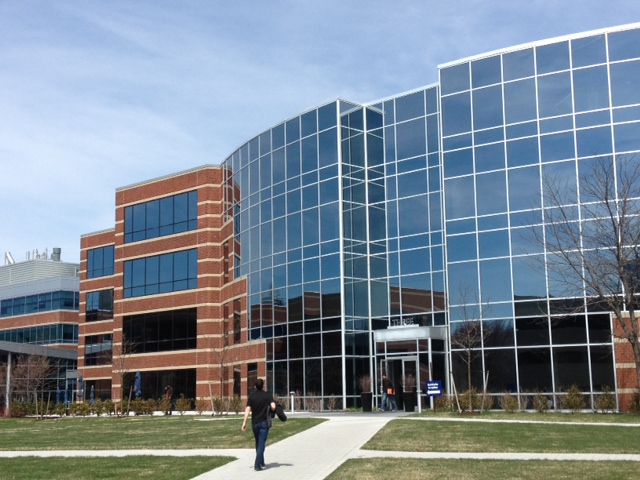
#> input picture vc_practica4-5/BuildingScene/building1.JPG, 640 x 480 px
$ python v2.py
#> lines starting #> are read from the running program, lines starting #| are printed output that depends on the picture
import cv2 as cv
import numpy as np
import time

nfeatures = 10
# https://www.geeksforgeeks.org/feature-detection-and-matching-with-opencv-python/
# https://docs.opencv.org/4.x/dc/dc3/tutorial_py_matcher.html
# [23 lines left out: functions HARRIS, SIFT, ORB, not called in this run]

# https://docs.opencv.org/4.x/db/d70/tutorial_akaze_matching.html
def AKAZE(img):
    grayscale = cv.cvtColor(img, cv.COLOR_BGR2GRAY)
    akaze     = cv.AKAZE_create()
    kp, des   = akaze.detectAndCompute(grayscale, None)
    return kp, des, cv.drawKeypoints(img, kp, None, color=(0,255,0), flags=cv.DRAW_MATCHES_FLAGS_DRAW_RICH_KEYPOINTS)

def matching(fst, fst_kp, fst_des, snd, snd_kp, snd_des, mode = 'Brute force'):
    bf = cv.BFMatcher()
    if (mode == 'Brute force'):
        matches = bf.match(fst_des, snd_des)
        matches = sorted(matches, key = lambda x:x.distance)
        return matches, cv.drawMatches(fst, fst_kp, snd, snd_kp, matches[:200], None, flags=cv.DrawMatchesFlags_NOT_DRAW_SINGLE_POINTS)
    elif (mode == 'KNN'):
        matches = bf.knnMatch(fst_des, snd_des, k=2)
        good = []
        for m,n in matches:
            if m.distance < 0.75*n.distance:
                good.append([m])
        return matches, cv.drawMatchesKnn(fst, fst_kp, snd, snd_kp, good, None, flags=cv.DrawMatchesFlags_NOT_DRAW_SINGLE_POINTS)
    elif (mode == 'FLANN'):
        # FLANN parameters:
        FLANN_INDEX_KDTREE = 1
        index_params       = dict(algorithm=FLANN_INDEX_KDTREE, trees=5)
        search_params      = dict(checks=50)
        flann              = cv.FlannBasedMatcher(index_params, search_params)
        matches            = flann.knnMatch(fst_des, snd_des, k=2)
        # Need to draw only good matches, then have to create a mask
        matchesMask        = [[0,0] for i in range(len(matches))]
        # Ratio test as per Lowe's paper
        for i,(m,n) in enumerate(matches):
            if m.distance < 0.7*n.distance:
                matchesMask[i]=[1,0]
        return matches, cv.drawMatchesKnn(fst, fst_kp, snd, snd_kp, matches, None, matchColor=(0,255,0), singlePointColor=(255,0,0), matchesMask=matchesMask, flags=cv.DrawMatchesFlags_DEFAULT)


# [42 lines left out: function Blend, not called in this run]


# Cambiar lo que devuelven los operadores:
def FeaturesMatching(fst, snd, operator, mode = 'Brute force'):
    if (operator == 'Harris'):
        # Detection
        inicio_deteccion = time.time()
        fst_output = HARRIS(fst)
        snd_output = HARRIS(snd)
        t_deteccion = time.time() - inicio_deteccion

        # Log output
        print('========================================================')
        print(f'Caracteristicas detectadas en imagen 1: -')
        print(f'Caracteristicas detectadas en imagen 2: -')
        print(f'Número de emparejamientos: -')
        print(f'Tiempo de detección con Harris: {t_deteccion:.4f} segundos')
        print(f'Tiempo de emparejamiento: - ')
        print('========================================================')
        return cv.hconcat([fst_output, snd_output])

    elif (operator == 'Sift'):
        # Detection
        inicio_deteccion = time.time()
        fst_kp, fst_des, _ = SIFT(fst)
        snd_kp, snd_des, _ = SIFT(snd)
        t_deteccion = time.time() - inicio_deteccion

        # Matching
        inicio_emparejamiento = time.time()
        matches, output = matching(fst, fst_kp, fst_des, snd, snd_kp, snd_des, mode)
        t_emparejamiento = time.time() - inicio_emparejamiento

        # Log output
        print('========================================================')
        print(f'Caracteristicas detectadas en imagen 1: {len(fst_kp)}')
        print(f'Caracteristicas detectadas en imagen 2: {len(snd_kp)}')
        print(f'Número de emparejamientos: {len(matches)}')
        print(f'Tiempo de detección con Sift: {t_deteccion:.4f} segundos')
        print(f'Tiempo de emparejamiento con {mode}: {t_emparejamiento:.4f} segundos')
        print('========================================================')
        return output

    elif (operator == 'Orb'):
        # Detection
        inicio_deteccion = time.time()
        fst_kp, fst_des, _ = ORB(fst)
        snd_kp, snd_des, _ = ORB(snd)
        t_deteccion = time.time() - inicio_deteccion

        # Matching
        inicio_emparejamiento = time.time()
        matches, output = matching(fst, fst_kp, fst_des, snd, snd_kp, snd_des, mode)
        t_emparejamiento = time.time() - inicio_emparejamiento

        # Log output
        print('========================================================')
        print(f'Caracteristicas detectadas en imagen 1: {len(fst_kp)}')
        print(f'Caracteristicas detectadas en imagen 2: {len(snd_kp)}')
        print(f'Número de emparejamientos: {len(matches)}')
        print(f'Tiempo de detección con Orb: {t_deteccion:.4f} segundos')
        print(f'Tiempo de emparejamiento con {mode}: {t_emparejamiento:.4f} segundos')
        print('========================================================')
        return output

    elif (operator == 'Akaze'):
        # Detection
        inicio_deteccion = time.time()
        fst_kp, fst_des, _ = AKAZE(fst)
        snd_kp, snd_des, _ = AKAZE(snd)
        t_deteccion = time.time() - inicio_deteccion

        # Matching
        inicio_emparejamiento = time.time()
        matches, output = matching(fst, fst_kp, fst_des, snd, snd_kp, snd_des, mode)
        t_emparejamiento = time.time() - inicio_emparejamiento
        cv.imshow("puntos", output)

        src_pts = np.float32([fst_kp[match.queryIdx].pt for match in matches[:200]]).reshape(-1, 1, 2)
        dst_pts = np.float32([snd_kp[match.trainIdx].pt for match in matches[:200]]).reshape(-1, 1, 2)
        M, _ = cv.findHomography(dst_pts, src_pts, cv.RANSAC, 5.0)

        h1, w1 = fst.shape[:2]
        h2, w2 = snd.shape[:2]
        pts1 = np.float32([[0, 0], [0, h1], [w1, h1], [w1, 0]]).reshape(-1, 1, 2)
        pts2 = np.float32([[0, 0], [0, h2], [w2, h2], [w2, 0]]).reshape(-1, 1, 2)
        pts2_ = cv.perspectiveTransform(pts2, M)
        pts = np.concatenate((pts1, pts2_), axis=0)
        [xmin, ymin] = np.int32(pts.min(axis=0).ravel() - 0.5)
        [xmax, ymax] = np.int32(pts.max(axis=0).ravel() + 0.5)
        t = [-xmin, -ymin]
        Ht = np.array([[1, 0, t[0]], [0, 1, t[1]], [0, 0, 1]])

        # Warp the second image to align with the first
        aligned_img = cv.warpPerspective(snd, Ht.dot(M), (xmax - xmin, ymax - ymin))
        aligned_img[t[1]:h1 + t[1], t[0]:w1 + t[0]] = fst
        # Log output
        print('========================================================')
        print(f'Caracteristicas detectadas en imagen 1: {len(fst_kp)}')
        print(f'Caracteristicas detectadas en imagen 2: {len(snd_kp)}')
        print(f'Número de emparejamientos: {len(matches)}')
        print(f'Tiempo de detección con Akaze: {t_deteccion:.4f} segundos')
        print(f'Tiempo de emparejamiento con {mode}: {t_emparejamiento:.4f} segundos')
        print('========================================================')
        return aligned_img

images = []
images.append(cv.imread('./BuildingScene/building1.JPG'))
images.append(cv.imread('./BuildingScene/building2.JPG'))
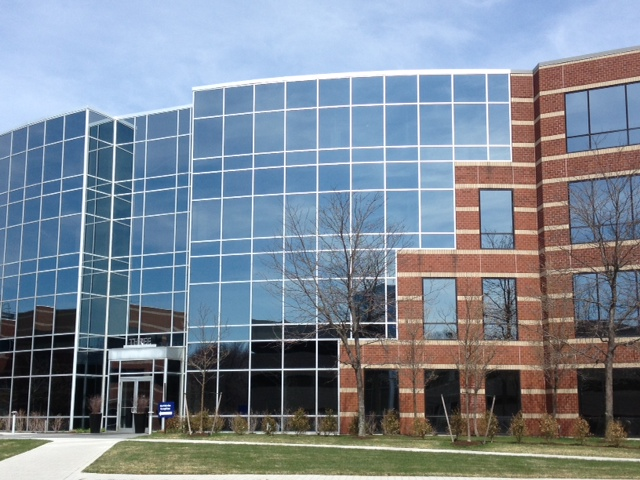
#> input picture vc_practica4-5/BuildingScene/building2.JPG, 640 x 480 px
images.append(cv.imread('./BuildingScene/building3.JPG'))
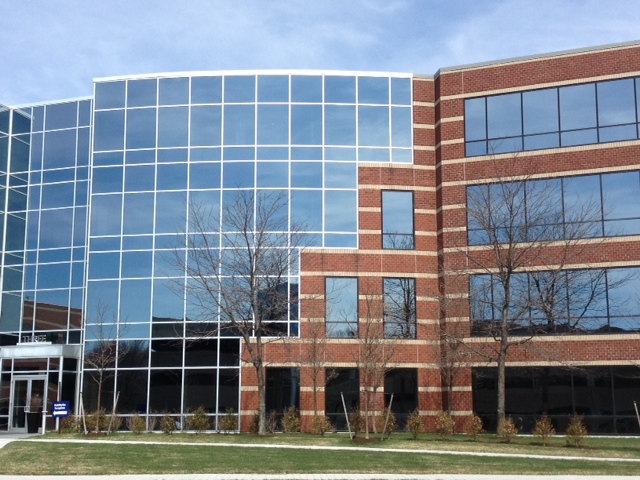
#> input picture vc_practica4-5/BuildingScene/building3.JPG, 640 x 480 px
images.append(cv.imread('./BuildingScene/building4.JPG'))
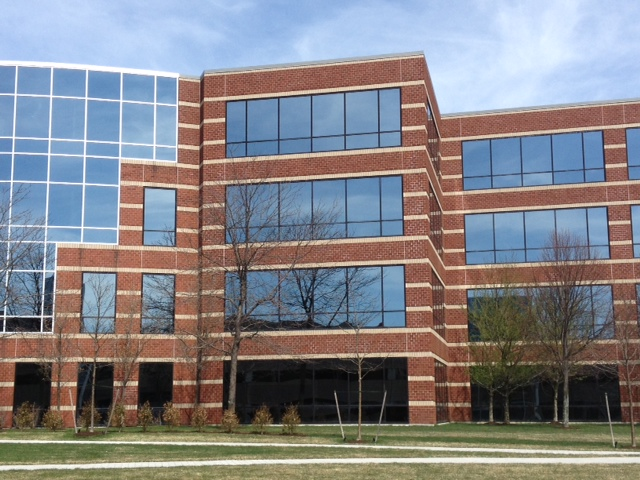
#> input picture vc_practica4-5/BuildingScene/building4.JPG, 640 x 480 px
images.append(cv.imread('./BuildingScene/building5.JPG'))
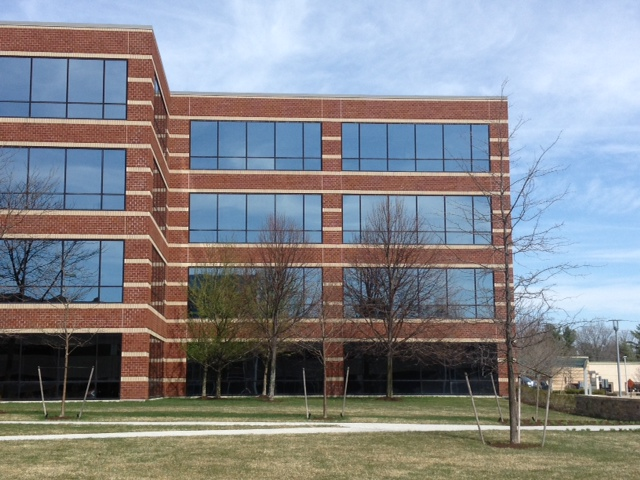
#> input picture vc_practica4-5/BuildingScene/building5.JPG, 640 x 480 px
# [9 lines of commented-out code are left out]

res1 = FeaturesMatching(images[0], images[1], 'Akaze')
#> in AKAZE, img is the input picture: shape (480, 640, 3); mean B, G, R 148.2, 135.9, 122.8
#> in AKAZE, `kp, des   = akaze.detectAndCompute(grayscale, None)`: kp = 1516 keypoints; strongest (x, y, size): (379, 325, 8.1), (273, 405, 4.8), (246, 412, 8.1), (438, 344, 8.1)
#> in FeaturesMatching, `fst_kp, fst_des, _ = AKAZE(fst)`: fst_kp has the same summary as kp in AKAZE
#> in AKAZE, img is the input picture: shape (480, 640, 3); mean B, G, R 148.3, 135.5, 124.8
#> in AKAZE (call 2), `kp, des   = akaze.detectAndCompute(grayscale, None)`: kp = 1745 keypoints; strongest (x, y, size): (114, 343, 8.1), (174, 364, 8.1), (116, 342, 11.4), (178, 339, 8.1)
#> in FeaturesMatching, `snd_kp, snd_des, _ = AKAZE(snd)`: snd_kp has the same summary as kp in AKAZE
#> in matching, `matches = bf.match(fst_des, snd_des)`: matches = 1516 matches
#> in FeaturesMatching, `src_pts = np.float32([fst_kp[match.queryIdx].pt for match in matches[:..`: src_pts = 200 rows, first 8: [373.2, 283.4], [424.2, 332.2], [403.3, 325.5], [392.3, 331.3], [431.7, 107.4], [449.1, 365.2], [503.1, 394.3], [405.4, 317.9]
#> in FeaturesMatching, `dst_pts = np.float32([snd_kp[match.trainIdx].pt for match in matches[:..`: dst_pts = 200 rows, first 8: [112, 300.5], [161.4, 352.5], [140.4, 345], [128.4, 350], [184.2, 128.1], [183.7, 387.2], [234.2, 416.3], [143.2, 337.2]
#> in FeaturesMatching, `M, _ = cv.findHomography(dst_pts, src_pts, cv.RANSAC, 5.0)`: M = [[0.778, 0.0741, 250.6], [-0.149, 0.94, 7.45], [-0.000364, 1.88e-05, 1]]
#> in FeaturesMatching, `pts2_ = cv.perspectiveTransform(pts2, M)`: pts2_ = [[250.6, 7.45], [283.7, 454.8], [1010.9, 468.2], [976.4, -114.9]]
#> in FeaturesMatching, `pts = np.concatenate((pts1, pts2_), axis=0)`: pts = [[0, 0], [0, 480], [640, 480], [640, 0], [250.6, 7.45], [283.7, 454.8], [1010.9, 468.2], [976.4, -114.9]]
#> in FeaturesMatching, `[xmin, ymin] = np.int32(pts.min(axis=0).ravel() - 0.5)`: xmin = 0; ymin = -115
#> in FeaturesMatching, `[xmax, ymax] = np.int32(pts.max(axis=0).ravel() + 0.5)`: xmax = 1011; ymax = 480
#> in FeaturesMatching, `t = [-xmin, -ymin]`: t = [0, 115]
#> in FeaturesMatching, `Ht = np.array([[1, 0, t[0]], [0, 1, t[1]], [0, 0, 1]])`: Ht = [[1, 0, 0], [0, 1, 115], [0, 0, 1]]
#| Caracteristicas detectadas en imagen 1: 1516
#| Caracteristicas detectadas en imagen 2: 1745
#| Número de emparejamientos: 1516
res2 = FeaturesMatching(images[3], images[4], 'Akaze')
#> in AKAZE, img is the input picture: shape (480, 640, 3); mean B, G, R 135.1, 130.7, 131.9
#> in AKAZE (call 3), `kp, des   = akaze.detectAndCompute(grayscale, None)`: kp = 1141 keypoints; strongest (x, y, size): (133, 383, 8.1), (134, 383, 5.7), (413, 403, 8.1), (411, 378, 5.7)
#> in FeaturesMatching (call 2), `fst_kp, fst_des, _ = AKAZE(fst)`: fst_kp has the same summary as kp in AKAZE
#> in AKAZE, img is the input picture: shape (480, 640, 3); mean B, G, R 139.6, 134.8, 132.6
#> in AKAZE (call 4), `kp, des   = akaze.detectAndCompute(grayscale, None)`: kp = 861 keypoints; strongest (x, y, size): (530, 383, 4.8), (125, 379, 8.1), (502, 379, 5.7), (126, 354, 8.1)
#> in FeaturesMatching (call 2), `snd_kp, snd_des, _ = AKAZE(snd)`: snd_kp has the same summary as kp in AKAZE
#> in matching (call 2), `matches = bf.match(fst_des, snd_des)`: matches = 1141 matches
#> in FeaturesMatching (call 2), `src_pts = np.float32([fst_kp[match.queryIdx].pt for match in matches[:..`: src_pts = 200 rows, first 8: [463.9, 286], [450, 404.4], [462.1, 223.4], [474.8, 414.6], [422.7, 193], [417.3, 193.3], [461.3, 267.3], [435.7, 313.8]
#> in FeaturesMatching (call 2), `dst_pts = np.float32([snd_kp[match.trainIdx].pt for match in matches[:..`: dst_pts = 200 rows, first 8: [185.8, 263.8], [165, 379.8], [187.1, 201.6], [189.3, 389.3], [146.6, 169], [141.6, 169], [184.1, 245.1], [153.9, 290.4]
#| Caracteristicas detectadas en imagen 1: 1141
#| Caracteristicas detectadas en imagen 2: 861
#| Número de emparejamientos: 1141
res3 = FeaturesMatching(images[2], res2, 'Akaze')
#> in AKAZE, img is the input picture: shape (480, 640, 3); mean B, G, R 144.9, 133.7, 125.2
#> in AKAZE (call 5), `kp, des   = akaze.detectAndCompute(grayscale, None)`: kp = 1490 keypoints; strongest (x, y, size): (70, 363, 8.1), (75, 337, 8.1), (60, 410, 8.1), (252, 338, 5.7)
#> in FeaturesMatching (call 3), `fst_kp, fst_des, _ = AKAZE(fst)`: fst_kp has the same summary as kp in AKAZE
#> in AKAZE (call 6), `kp, des   = akaze.detectAndCompute(grayscale, None)`: kp = 2002 keypoints; strongest (x, y, size): (889, 503, 5.7), (133, 469, 8.1), (848, 498, 8.1), (413, 489, 8.1)
#> in FeaturesMatching (call 3), `snd_kp, snd_des, _ = AKAZE(snd)`: snd_kp has the same summary as kp in AKAZE
#> in matching (call 3), `matches = bf.match(fst_des, snd_des)`: matches = 1490 matches
#> in FeaturesMatching (call 3), `src_pts = np.float32([fst_kp[match.queryIdx].pt for match in matches[:..`: src_pts = 200 rows, first 8: [413.4, 192.5], [408.8, 171], [418.6, 157], [391.5, 189.8], [262.1, 96.53], [420.4, 365.6], [362.5, 97.05], [417.1, 140.7]
#> in FeaturesMatching (call 3), `dst_pts = np.float32([snd_kp[match.trainIdx].pt for match in matches[:..`: dst_pts = 200 rows, first 8: [176.6, 276.7], [172.6, 255.3], [183.3, 241.9], [153.9, 273.2], [92.24, 178], [175.8, 445.8], [92.24, 178], [182, 225.7]
#> in FeaturesMatching (call 3), `aligned_img[t[1]:h1 + t[1], t[0]:w1 + t[0]] = fst`: aligned_img: shape (1057, 1914, 3); mean B, G, R 96.8, 91.2, 86.4
#| Caracteristicas detectadas en imagen 1: 1490
#| Caracteristicas detectadas en imagen 2: 2002
#| Número de emparejamientos: 1490
res4 = FeaturesMatching(res3, res1, 'Akaze')
#> call 4 of FeaturesMatching, with operator = 'Akaze', mode = 'Brute force'
#> in AKAZE (call 7), `kp, des   = akaze.detectAndCompute(grayscale, None)`: kp = 4361 keypoints; strongest (x, y, size): (70, 665, 8.1), (75, 639, 8.1), (60, 712, 8.1), (252, 640, 5.7)
#> in FeaturesMatching (call 4), `fst_kp, fst_des, _ = AKAZE(fst)`: fst_kp has the same summary as kp in AKAZE
#> in AKAZE (call 8), `grayscale = cv.cvtColor(img, cv.COLOR_BGR2GRAY)`:
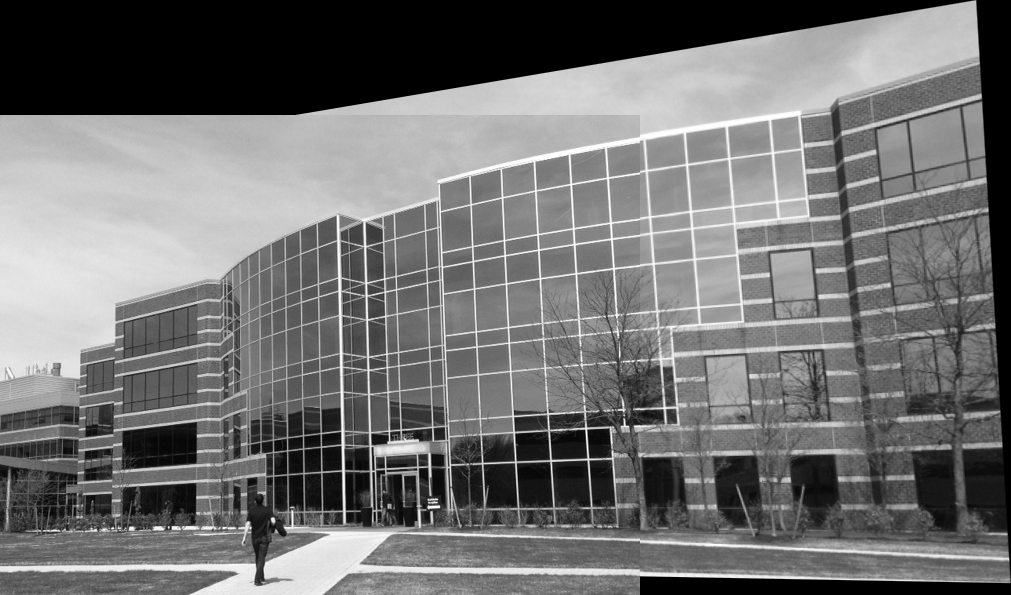
#> grayscale: shape (595, 1011); min 0, max 255, mean 113.3
#> in AKAZE (call 8), `kp, des   = akaze.detectAndCompute(grayscale, None)`: kp = 2603 keypoints; strongest (x, y, size): (379, 440, 8.1), (273, 520, 4.8), (246, 527, 8.1), (438, 459, 8.1)
#> in FeaturesMatching (call 4), `snd_kp, snd_des, _ = AKAZE(snd)`: snd_kp has the same summary as kp in AKAZE
#> in matching (call 4), `matches = bf.match(fst_des, snd_des)`: matches = 4361 matches
#> in FeaturesMatching (call 4), `matches, output = matching(fst, fst_kp, fst_des, snd, snd_kp, snd_des,..`:
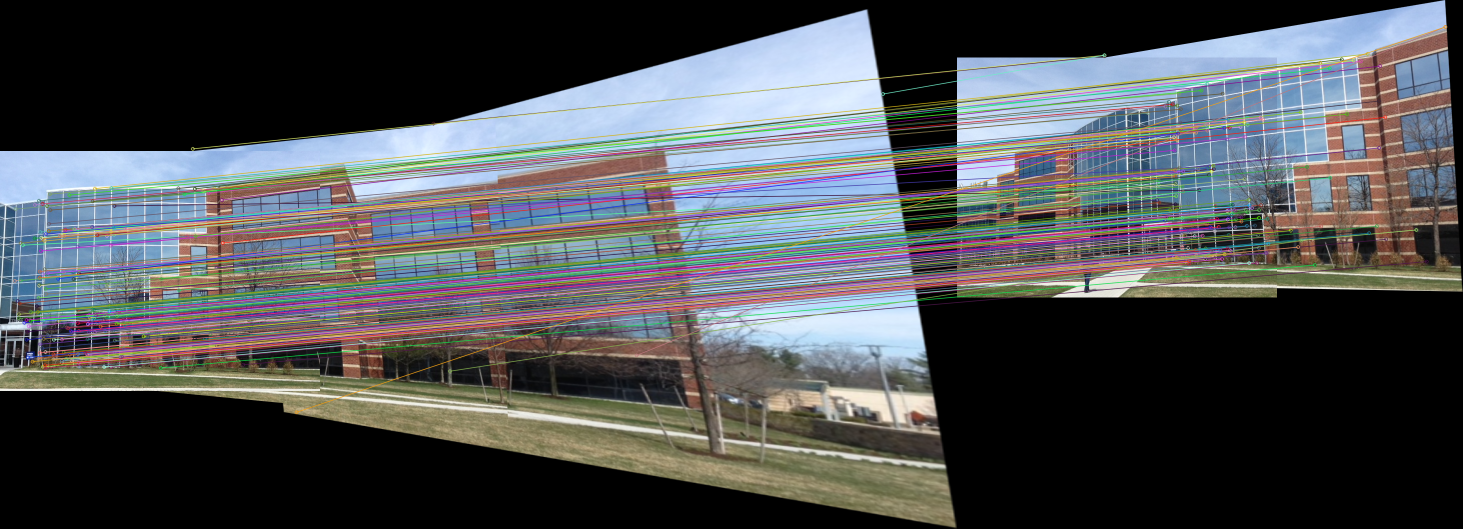
#> output: shape (1057, 2925, 3) (shown at 1/2 size); mean B, G, R 82.6, 80.5, 78.4
#> in FeaturesMatching (call 4), `src_pts = np.float32([fst_kp[match.queryIdx].pt for match in matches[:..`: src_pts = 200 rows, first 8: [117.2, 640.9], [183.9, 639.5], [116.4, 548], [178, 629.8], [177.1, 645.9], [182.3, 716], [157.2, 727.6], [76.75, 595.6]
#> in FeaturesMatching (call 4), `dst_pts = np.float32([snd_kp[match.trainIdx].pt for match in matches[:..`: dst_pts = 200 rows, first 8: [480.9, 434], [548.7, 430], [471.8, 342.5], [541.9, 420.1], [542.5, 436.5], [554.1, 507.6], [530.1, 519.3], [437.8, 391.8]
#> in FeaturesMatching (call 4), `M, _ = cv.findHomography(dst_pts, src_pts, cv.RANSAC, 5.0)`: M = [[1.36, -0.124, -453], [0.469, 1.23, 56.93], [0.000654, -9.79e-05, 1]]
#> in FeaturesMatching (call 4), `pts2_ = cv.perspectiveTransform(pts2, M)`: pts2_ = [[-453, 56.93], [-559.4, 836.2], [531, 786.9], [556.9, 319.6]]
#> in FeaturesMatching (call 4), `pts = np.concatenate((pts1, pts2_), axis=0)`: pts = [[0, 0], [0, 1057], [1914, 1057], [1914, 0], [-453, 56.93], [-559.4, 836.2], [531, 786.9], [556.9, 319.6]]
#> in FeaturesMatching (call 4), `[xmin, ymin] = np.int32(pts.min(axis=0).ravel() - 0.5)`: xmin = -559; ymin = 0
#> in FeaturesMatching (call 4), `[xmax, ymax] = np.int32(pts.max(axis=0).ravel() + 0.5)`: ymax = 1057
#> in FeaturesMatching (call 4), `t = [-xmin, -ymin]`: t = [559, 0]
#> in FeaturesMatching (call 4), `Ht = np.array([[1, 0, t[0]], [0, 1, t[1]], [0, 0, 1]])`: Ht = [[1, 0, 559], [0, 1, 0], [0, 0, 1]]
#> in FeaturesMatching (call 4), `aligned_img[t[1]:h1 + t[1], t[0]:w1 + t[0]] = fst`:
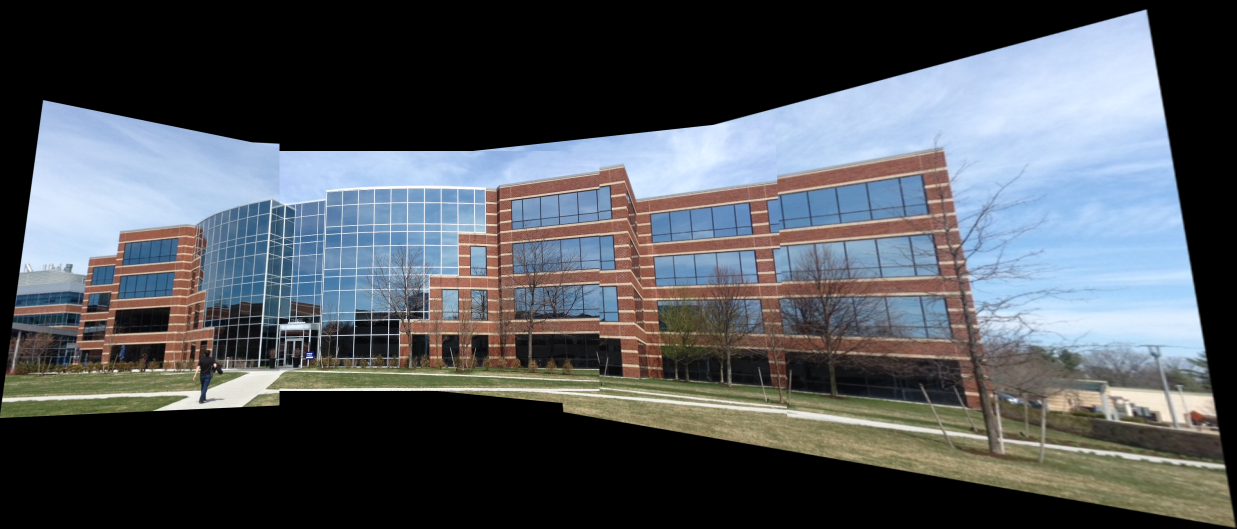
#> aligned_img: shape (1057, 2473, 3) (shown at 1/2 size); mean B, G, R 92.4, 87, 82.3
#| Caracteristicas detectadas en imagen 1: 4361
#| Caracteristicas detectadas en imagen 2: 2603
#| Número de emparejamientos: 4361
cv.imshow('Panorama', res4)
cv.waitKey(0)

# [4 lines of commented-out code are left out]
cv.destroyWindow('Practica 4')
